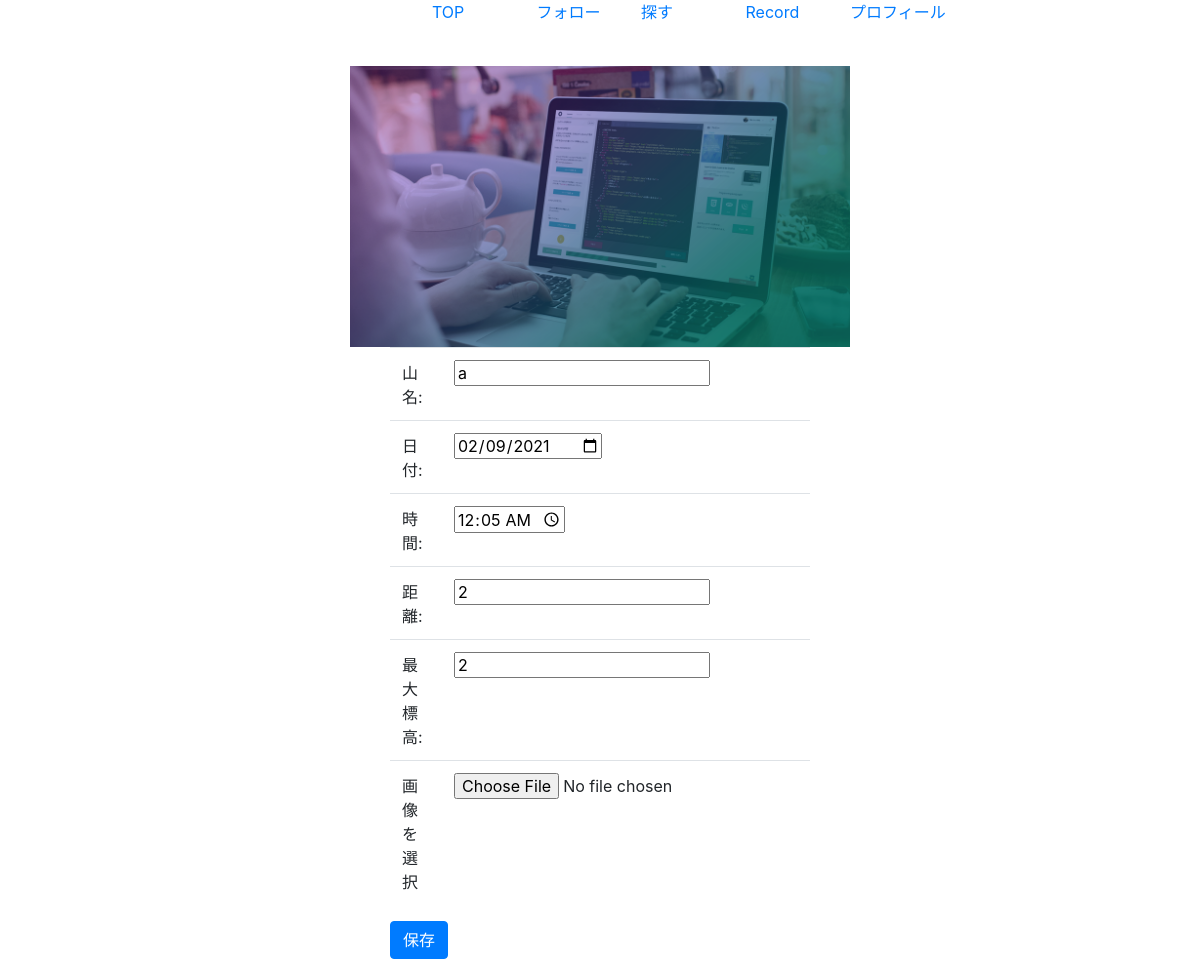
The app's page /edit.php?id=31 (signed in) with its own data.
### tables this page shows
CREATE TABLE `tozan_record_table` (
  `image_id` int(11) NOT NULL,
  `post_user_id` int(12) NOT NULL,
  `image_name` varchar(256) NOT NULL,
  `created_at` datetime NOT NULL,
  `name` varchar(255) NOT NULL,
  `date` date DEFAULT NULL,
  `time` time NOT NULL,
  `distance` int(11) NOT NULL,
  `maximumAltitude` int(11) NOT NULL
);

### edit.php (the view, shortened to what this page needs)
<?php
$pdo = connect_to_db();
$id = $_GET['id'];
$sql = 'SELECT * FROM tozan_record_table WHERE image_id=:id';
$stmt = $pdo->prepare($sql);
$stmt->bindValue(':id', $id, PDO::PARAM_INT);
$status = $stmt->execute();
if ($status == false) {
  $error = $stmt->errorInfo();
  echo json_encode(["error_msg" => "{$error[2]}"]);
  exit();
} else {
  $record = $stmt->fetch(PDO::FETCH_ASSOC);
}
?>
<link rel="stylesheet" href="https://stackpath.bootstrapcdn.com/bootstrap/4.3.1/css/bootstrap.min.css">
<link rel="stylesheet" href="css/styles.css">
<body style="max-width: 700px; margin: 0 auto;">
  <div id="navbar">
    <ul>
      <li><a href="input.php">TOP</a></li>
      <li><a href="follow_page.php">フォロー</a></li>
      <li><a href="find_page.php">探す</a></li>
      <li><a href="data.php">Record</a></li>
      <li><a href="profile_edit.php">プロフィール</a></li>
    </ul>
  </div>
  <div style="text-align:center">
    <img src="images/<?php echo $record['image_name']; ?>" width="500px" height="auto">
  </div>
  <form action="execution.php/update.php" method="POST" enctype="multipart/form-data" style="width: 60%; margin:0 auto;">
    <table class="table">
      <tbody>
        <tr>
          <td class="col-md-5">山名:</td>
          <td class="col-md-5"><input type="text" name="name" value="<?= $record["name"] ?>"></td>
        </tr>
        <tr>
          <td>日付:</td>
          <td><input type="date" name="date" value="<?= $record["date"] ?>"></td>
        </tr>
        <tr>
          <td>時間:</td>
          <td><input type="time" step="300" name="time" value="<?= $record["time"] ?>"></td>
        </tr>
        <tr>
          <td>距離:</td>
          <td><input type="text" name="distance" value="<?= $record["distance"] ?>"></td>
        </tr>
        <tr>
          <td>最大標高:</td>
          <td><input type="text" name="maximumAltitude" value="<?= $record["maximumAltitude"] ?>"></td>
        </tr>
        <tr>
          <td>画像を選択</td>
          <td><input type="file" name="image2"></td>
        </tr>
      </tbody>
    </table>
    <button type="submit" class="btn btn-primary">保存</button>
  </form>
</body>

### css/styles.css (style rules this page uses)
#navbar { display: flex; justify-content: flex-end; }
#navbar li { display: inline-block; width: 100px; height: 50px; }

### records on screen
tozan_record_table: image_name (picture), name "a", date "02/09/2021", time "00:05:00", distance "2", maximumAltitude "2"
